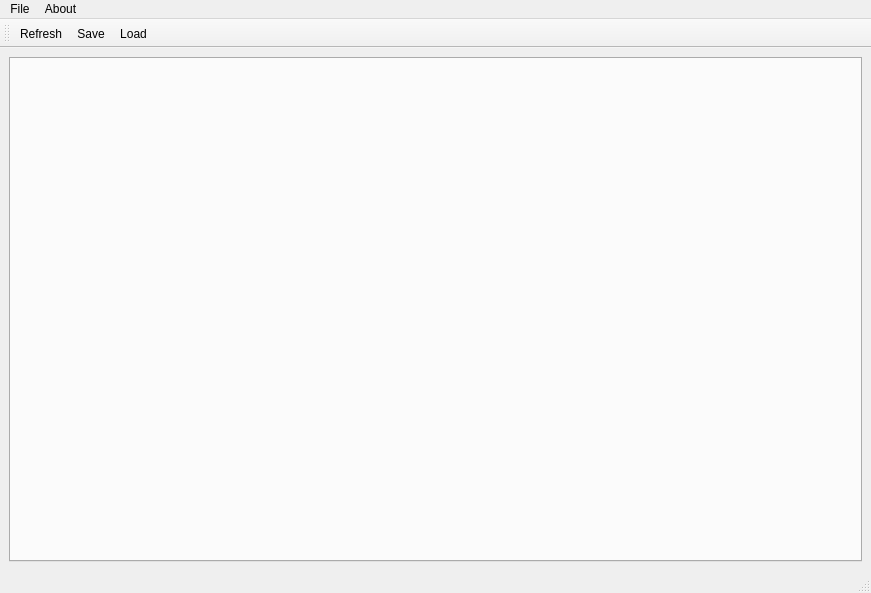
<?xml version="1.0" encoding="UTF-8"?>
<ui version="4.0">
 <class>MainWindow</class>
 <widget class="QMainWindow" name="MainWindow">
  <property name="geometry">
   <rect>
    <x>0</x>
    <y>0</y>
    <width>871</width>
    <height>593</height>
   </rect>
  </property>
  <property name="windowTitle">
   <string>多功能工具箱</string>
  </property>
  <property name="windowIcon">
   <iconset resource="resource.qrc">
    <normaloff>:/logo/res/logo.png</normaloff>:/logo/res/logo.png</iconset>
  </property>
  <widget class="QWidget" name="centralwidget">
   <layout class="QVBoxLayout" name="verticalLayout">
    <item>
     <widget class="QTabWidget" name="tabWidget">
      <property name="currentIndex">
       <number>-1</number>
      </property>
     </widget>
    </item>
   </layout>
  </widget>
  <widget class="QMenuBar" name="menubar">
   <property name="geometry">
    <rect>
     <x>0</x>
     <y>0</y>
     <width>871</width>
     <height>23</height>
    </rect>
   </property>
   <widget class="QMenu" name="menuFile">
    <property name="title">
     <string>File</string>
    </property>
    <addaction name="actionSave"/>
    <addaction name="actionLoad"/>
    <addaction name="actionRefresh"/>
    <addaction name="separator"/>
    <addaction name="actionExit"/>
   </widget>
   <widget class="QMenu" name="menuAbout">
    <property name="title">
     <string>About</string>
    </property>
   </widget>
   <addaction name="menuFile"/>
   <addaction name="menuAbout"/>
  </widget>
  <widget class="QStatusBar" name="statusbar"/>
  <widget class="QToolBar" name="toolBar">
   <property name="windowTitle">
    <string>toolBar</string>
   </property>
   <attribute name="toolBarArea">
    <enum>TopToolBarArea</enum>
   </attribute>
   <attribute name="toolBarBreak">
    <bool>false</bool>
   </attribute>
   <addaction name="actionRefresh"/>
   <addaction name="actionSave"/>
   <addaction name="actionLoad"/>
  </widget>
  <action name="actionSave">
   <property name="text">
    <string>Save</string>
   </property>
  </action>
  <action name="actionLoad">
   <property name="text">
    <string>Load</string>
   </property>
  </action>
  <action name="actionExit">
   <property name="text">
    <string>Exit</string>
   </property>
  </action>
  <action name="actionRefresh">
   <property name="icon">
    <iconset resource="resource.qrc">
     <normaloff>:/icon/refresh</normaloff>:/icon/refresh</iconset>
   </property>
   <property name="text">
    <string>Refresh</string>
   </property>
  </action>
 </widget>
 <resources>
  <include location="resource.qrc"/>
 </resources>
 <connections/>
</ui>
